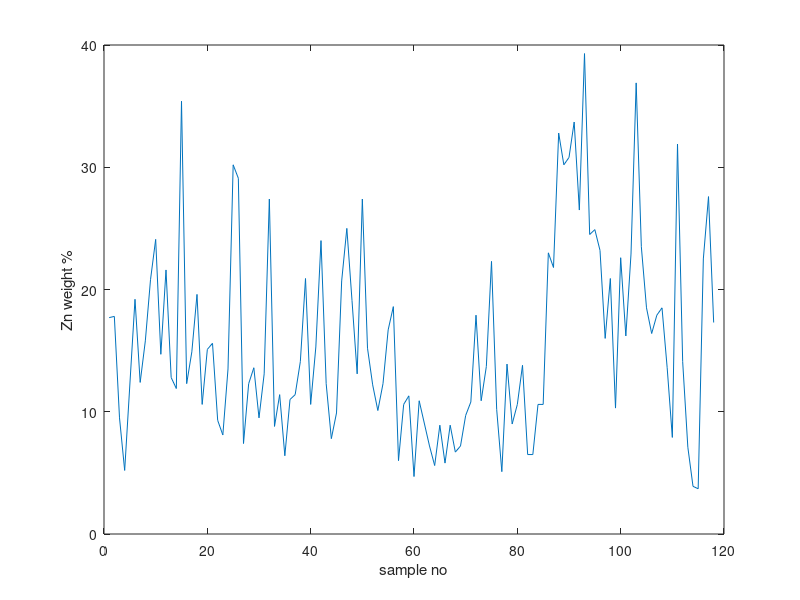

Recreate this plot in MATLAB. (Note: this script raises an error after producing the figure.)
%% chapter 3 : Univariate Statistics
% 샘플 수 적지만 평균이라 할 수 있는 전제조건 : 
% 1. 모집단이 normal distribution
% 2. 샘플을 random sampling
% 피크 : Mode, 평균 : Mean, 중간값 : Median
% bimodal : 피크가 2개
% mode, mean, median이 모두 일치하는 경우 이상적
% mode, mean, median 다른 경우 존재

xy=load('dewijs1.txt');
x=xy(:,1);
y=xy(:,2);
jk = y>=0;
yy=y(jk);
xx=x(jk);
figure,plot(xx,yy)
xlabel('sample no')
ylabel('Zn weight %')

%60~80 기준으로 달라지는 것 같다(직관)
%우측이 농집도가 더 높다

%히스토그램 보기
figure,histogram(yy,20) 
% 히스토그램 그리기, x축은, 20개로 쪼갬.
min(yy)
max(yy)
%10~15 근처에 최대 = mode
mean(yy) %평균 15.8
median(yy) %중간값, median 13.75
figure,histogram(yy,20)
h=histogram(yy,20);
h
whos h % 구조화된 데이터, structured, 데이터 타입 여러개

h.BinWidth %히스토그램 가로 : 값, 세로 : 빈도
%values : 3 8 8 ...
% BinEdges 3~ 4.8200 사이에 3개
%Binwidth = 1.82(value 사이 등간격)

a=h.BinEdges;
b=h.Values;

length(a)
length(b)

a=a(1:end-1)+h.BinWidth/2
%h.BinWidth/2 히스토그램 중간값

length(a)

%막대그래프 그려라
figure,bar(a,b,'r')
figure,bar(a,b,1.0,'red')
figure,bar(a,b,0.8,'r')

h=histogram(yy,20);
min(yy)
max(yy)
p=[3:1:40];
h=histogram(yy,p)
[a,b]=hist(yy,20);
figure,bar(b,a)
h=histogram(yy,20);
a=h.BinEdges;
a=a(1:end-1)+h.BinWidth/2;
b=h.Values;

%분석할 때 히스토그램 먼저 만들기
%x축이 weight %
xlabel('Zn wt%')
ylabel('Frequency')
sum(b) %116
length(yy) %116

mean(yy)
median(yy)
%normal하다면 좌우대칭
help skewness

skewness(yy) %0.8173, 0이면 symmetric, 왼쪽으로 치우치면 양수, 오른쪽으로 치우치면 음수

%현재 히스토그램은 왼쪽으로 치우침 , 양수

var(yy) % 분산

std(yy) % 표준편차

%std 구현

sqrt(sum((yy-mean(yy)).^2)/(length(yy)-1))

yhat=mean(yy)
nn=length(yy)

sqrt(sum((yy-yhat).^2)/(nn-1))

%% 2교시

sum(yy.^2)
size(y) % column vector

yy'*yy

yy'*yy-sum(y)^2/nn

sqrt((yy'*yy-sum(yy)^2/nn)/(nn-1))
std(yy)

kurtosis(yy)
%3.0을 기준으로 쭈그러들었는지 넓게 퍼져있는지 비교


%random sample generate
t=randn(1000,1); %randn 정규분포를 하는 랜덤, 평균 0
figure,histogram(t,20)
mean(t) % ideal mean = 0
std(t) % ideal std =1
skewness(t) % ideal =0
kurtosis(t) % ideal = 3

%normal distribution 하는 지 여부 판단 필요
%normal distribution = 평균 중앙, 


%산사태 확률 결정요소 : 강우량, 경사도, 토질...
%y = a1x1 + a2x2 + a3x3 + ... +anxn = ?
%x1의 범위는 0~1000000, x2의 범위는 -10~10 ....

%여러 test 존재, 예습 필요
%Student's t test distribution

%pdf, probability density function
%cdf, 누적분포함수, cumulative distribution function

p=[-3:0.1:3];

help normpdf
mu=0
sigma =1
q=normpdf(p,mu,sigma);

figure,plot(p,q)


q=normcdf(p,mu,sigma);
figure,plot(p,q)

%icdf, morminv는? 

help norminv % ~확률을 가질 ~의 값은 얼마? 누적분포그래프에서.(S자 그래프)
%0.5를 가질 x값의 확률

norminv(0.5,mu,sigma)
norminv(0.2,mu,sigma)

help quantile % 어떤 샘플에서 누적확률에서 ~%까지 있는게 얼마냐

quantile(yy,0.7) % 70%에 해당하는 값이 얼마냐?

quantile(yy,[0.25,0.75]) % 25%~75%에 해당하는 값은 얼마냐

quantile(yy,0.68) %이상적인 정규분포라면 표준편차만큼
std(yy)

help ksdensity % 
p=ksdensity(yy)%!
figure,plot(p) % 히스토그램과 유사

[q,p] = ksdensity(yy);
figure,plot(p,q)

sum(q)
h=histogram(yy,20)
d=h.BinWidth

qq=q*d*length(yy);
figure(1),histogram(yy,20)
figure(1),hold on,plot(p,qq,'--r','linewidth',1.2)

%nonparametric statistics : 계산이 가능한 모델만 사용했던 과거와 달리 
% 시험문제 t-test